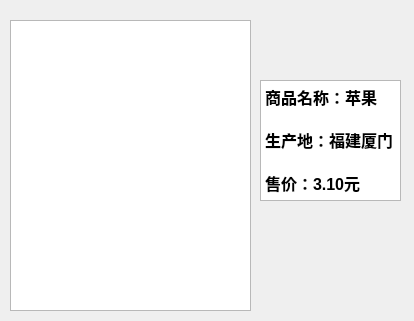
<?xml version="1.0" encoding="UTF-8"?>
<ui version="4.0">
 <class>formClass</class>
 <widget class="QMainWindow" name="formClass">
  <property name="geometry">
   <rect>
    <x>0</x>
    <y>0</y>
    <width>414</width>
    <height>321</height>
   </rect>
  </property>
  <property name="windowTitle">
   <string>form</string>
  </property>
  <widget class="QWidget" name="centralWidget">
   <widget class="QListView" name="listView_2">
    <property name="geometry">
     <rect>
      <x>10</x>
      <y>20</y>
      <width>241</width>
      <height>291</height>
     </rect>
    </property>
    <property name="autoFillBackground">
     <bool>false</bool>
    </property>
    <property name="styleSheet">
     <string notr="true">border-image: url(:/images/apple);</string>
    </property>
   </widget>
   <widget class="QTextEdit" name="textEdit_2">
    <property name="geometry">
     <rect>
      <x>260</x>
      <y>80</y>
      <width>141</width>
      <height>121</height>
     </rect>
    </property>
    <property name="font">
     <font>
      <pointsize>10</pointsize>
      <bold>true</bold>
     </font>
    </property>
    <property name="html">
     <string>&lt;!DOCTYPE HTML PUBLIC &quot;-//W3C//DTD HTML 4.0//EN&quot; &quot;http://www.w3.org/TR/REC-html40/strict.dtd&quot;&gt;
&lt;html&gt;&lt;head&gt;&lt;meta name=&quot;qrichtext&quot; content=&quot;1&quot; /&gt;&lt;meta charset=&quot;utf-8&quot; /&gt;&lt;style type=&quot;text/css&quot;&gt;
p, li { white-space: pre-wrap; }
hr { height: 1px; border-width: 0; }
li.unchecked::marker { content: &quot;\2610&quot;; }
li.checked::marker { content: &quot;\2612&quot;; }
&lt;/style&gt;&lt;/head&gt;&lt;body style=&quot; font-family:'Microsoft YaHei UI'; font-size:10pt; font-weight:700; font-style:normal;&quot;&gt;
&lt;p style=&quot; margin-top:0px; margin-bottom:0px; margin-left:0px; margin-right:0px; -qt-block-indent:0; text-indent:0px;&quot;&gt;&lt;span style=&quot; font-size:12pt;&quot;&gt;商品名称：苹果&lt;/span&gt;&lt;/p&gt;
&lt;p style=&quot;-qt-paragraph-type:empty; margin-top:0px; margin-bottom:0px; margin-left:0px; margin-right:0px; -qt-block-indent:0; text-indent:0px; font-size:12pt;&quot;&gt;&lt;br /&gt;&lt;/p&gt;
&lt;p style=&quot; margin-top:0px; margin-bottom:0px; margin-left:0px; margin-right:0px; -qt-block-indent:0; text-indent:0px;&quot;&gt;&lt;span style=&quot; font-size:12pt;&quot;&gt;生产地：福建厦门&lt;/span&gt;&lt;/p&gt;
&lt;p style=&quot;-qt-paragraph-type:empty; margin-top:0px; margin-bottom:0px; margin-left:0px; margin-right:0px; -qt-block-indent:0; text-indent:0px; font-size:12pt;&quot;&gt;&lt;br /&gt;&lt;/p&gt;
&lt;p style=&quot; margin-top:0px; margin-bottom:0px; margin-left:0px; margin-right:0px; -qt-block-indent:0; text-indent:0px;&quot;&gt;&lt;span style=&quot; font-size:12pt;&quot;&gt;售价：3.10元&lt;/span&gt;&lt;/p&gt;&lt;/body&gt;&lt;/html&gt;</string>
    </property>
   </widget>
  </widget>
 </widget>
 <layoutdefault spacing="6" margin="11"/>
 <resources>
  <include location="QtWidgets1.qrc"/>
 </resources>
 <connections/>
</ui>
